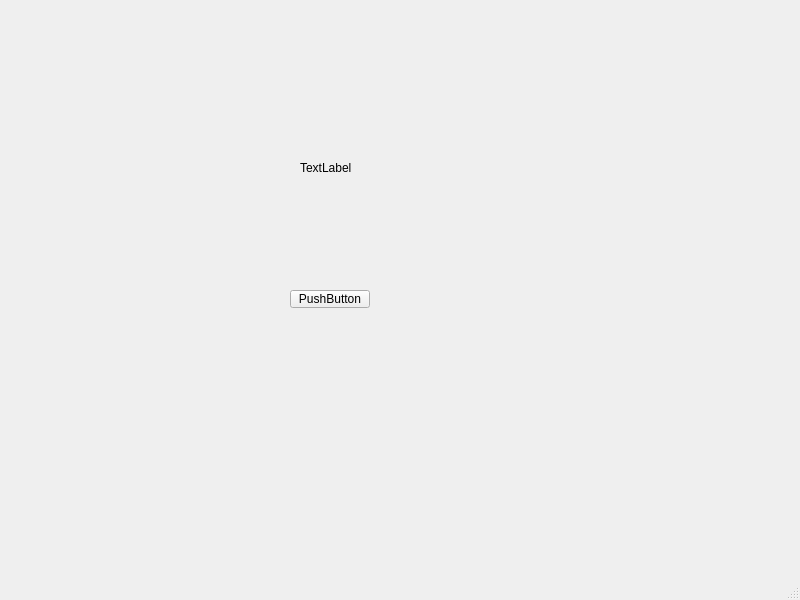
<?xml version="1.0" encoding="UTF-8"?>
<ui version="4.0">
 <class>ErrorWindow</class>
 <widget class="QMainWindow" name="ErrorWindow">
  <property name="geometry">
   <rect>
    <x>0</x>
    <y>0</y>
    <width>800</width>
    <height>600</height>
   </rect>
  </property>
  <property name="windowTitle">
   <string>MainWindow</string>
  </property>
  <widget class="QWidget" name="centralwidget">
   <widget class="QLabel" name="label">
    <property name="geometry">
     <rect>
      <x>300</x>
      <y>160</y>
      <width>71</width>
      <height>16</height>
     </rect>
    </property>
    <property name="text">
     <string>TextLabel</string>
    </property>
   </widget>
   <widget class="QPushButton" name="btn">
    <property name="geometry">
     <rect>
      <x>290</x>
      <y>290</y>
      <width>80</width>
      <height>18</height>
     </rect>
    </property>
    <property name="text">
     <string>PushButton</string>
    </property>
   </widget>
  </widget>
  <widget class="QMenuBar" name="menubar">
   <property name="geometry">
    <rect>
     <x>0</x>
     <y>0</y>
     <width>800</width>
     <height>17</height>
    </rect>
   </property>
  </widget>
  <widget class="QStatusBar" name="statusbar"/>
 </widget>
 <resources/>
 <connections/>
</ui>
